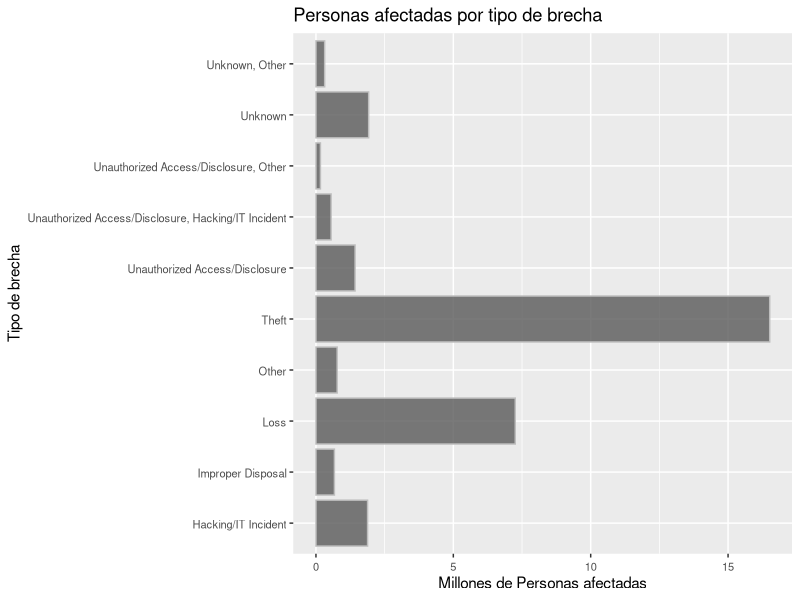
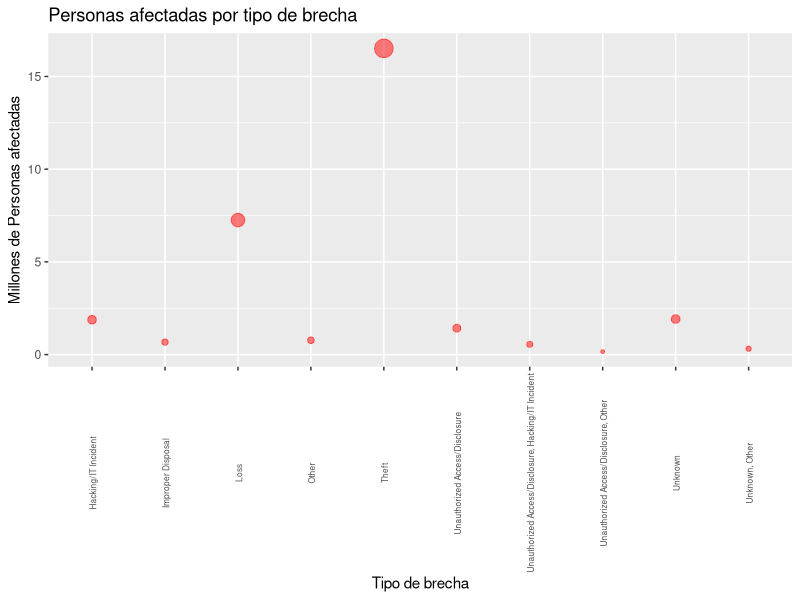

These figures' R source, in order:
## ---- chunk 1

getwd()

if(!require(readr)) {install.packages("readr")}
library("readr")
if(!require(dplyr)) {install.packages('dplyr')}
library("dplyr")
if(!require(ggplot2)) {install.packages('ggplot2')}
library(ggplot2)
if(!require(tidyverse)) {install.packages('tidyverse')}
library(tidyverse)

datos=read.csv("Cyber Security Breaches.csv",sep=",")

#¿Cuáles son los 5 tipos de brechas que afectaron a más personas?

df=data.frame(datos$Type_of_Breach,datos$Individuals_Affected)

df_sum=aggregate(datos$Individuals_Affected,by=list(TypeofBreach=datos$Type_of_Breach), FUN=sum)

df_sum$x=df_sum$x/1000000
df_order=df_sum[order(df_sum$x,decreasing=T),]

df_order10=df_order[1:10,]
df_order10=df_order10[order(df_order10$x,decreasing=T),]
#total_personas=sum(df_sum$x)

ggplot(df_order10, aes(x,TypeofBreach)) + geom_col(alpha=0.8, color = "gray")+ labs(title = "Personas afectadas por tipo de brecha ")+xlab("Millones de Personas afectadas")+  ylab("Tipo de brecha")+ theme(legend.position = 'none',axis.text.x = element_text(angle = 0, vjust=0.6, size = 8),axis.text.y = element_text(angle = 0, vjust=0.6, size = 8))

ggplot(df_order10, aes(TypeofBreach,x)) + geom_count(aes(size=x, color=x),alpha=0.5, color = "red")+ labs(title = "Personas afectadas por tipo de brecha ")+ylab("Millones de Personas afectadas")+  xlab("Tipo de brecha")+ theme(legend.position = 'none',axis.text.x = element_text(angle = 90, vjust=0.6, size = 6))


#mosaicplot(table(datos$Individuals_Affected),table(datos$Type_of_Breach))

#df2 <- c(aggregate(datos$Individuals_Affected, by=list(TypeofBreach=datos$Type_of_Breach), FUN=sum))

#df2=df[order(df$x,decreasing=T),]

#barplot((df$x),col=c("yellow","red","blue","green"),las=2)
#barplot(Estados,col=c("yellow","red","blue","green"),las=2)


